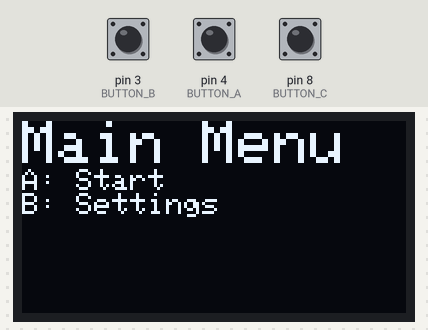
A sketch run on a simulated Teensy 4. On the bench: 128×64 one-colour display. The inputs (shaded band) are chosen by the test bench; at power-on: pin 3 (BUTTON_B) HIGH, pin 4 (BUTTON_A) HIGH, pin 8 (BUTTON_C) HIGH. The display library's start-up logo is not drawn; what the sketch prints to the serial monitor is not drawn.

Above: at 2.5 s.
2.6 s: pin 3 (BUTTON_B) pulled LOW for 0.15 s
At 3.3 s:
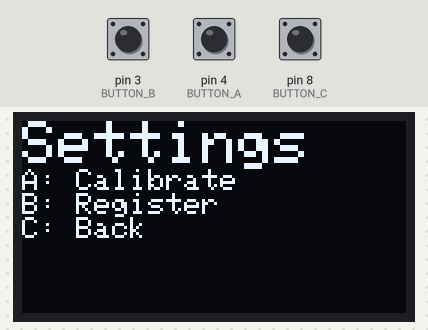
4.2 s: pin 4 (BUTTON_A) pulled LOW for 0.15 s
At 5.4 s:
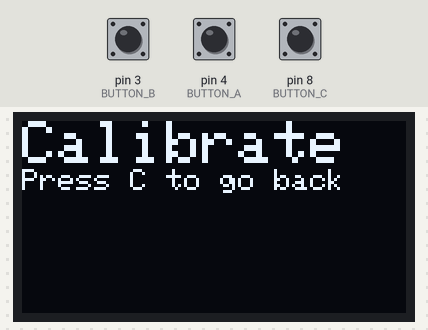
5.8 s: pin 8 (BUTTON_C) pulled LOW for 0.15 s
At 6.8 s:
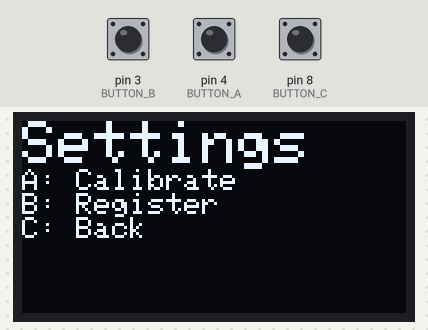
7.4 s: pin 3 (BUTTON_B) pulled LOW for 1 s
At 7.9 s:
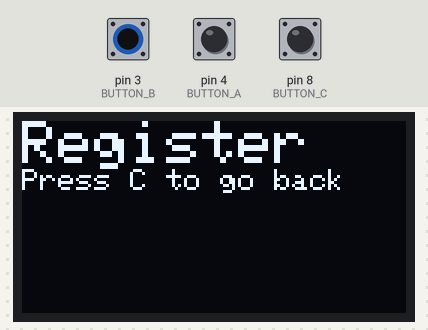
9.9 s: pin 8 (BUTTON_C) pulled LOW for 1 s
At 11.2 s:
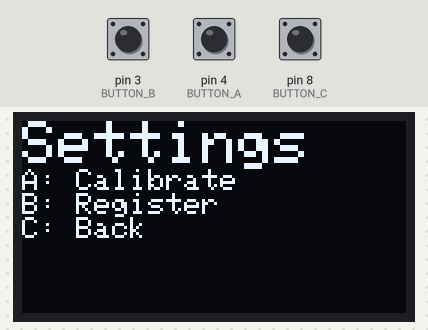
12.4 s: pin 8 (BUTTON_C) pulled LOW for 0.15 s
At 13.2 s:
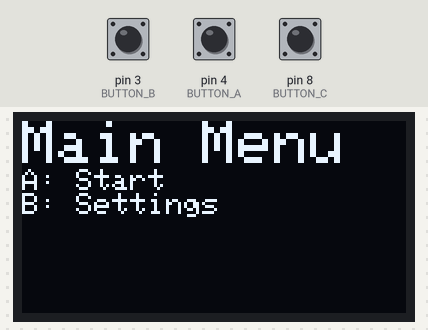
Timing chart, 0 to 15.0 s (numbered marks = the images above; inputs shaded):
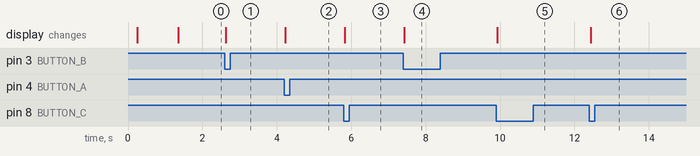

Measured:
- after the input at 2.6 s, the display: changes at once (image 1)
- after the input at 4.2 s, the display: changes at once (image 2)
- after the input at 5.8 s, the display: changes at once (image 3)
- after the input at 7.4 s, the display: changes at once (image 4)
- after the input at 9.9 s, the display: changes at once (image 5)
- after the input at 12.4 s, the display: changes at once (image 6)

The sketch:

OLED_featherwing-Display_v1.ino
```cpp
#include <SPI.h>
#include <Wire.h>
#include <Adafruit_GFX.h>
#include <Adafruit_SH110X.h>

Adafruit_SH1107 display = Adafruit_SH1107(64, 128, &Wire);

// Function declarations for displaying different menus
void displayMainMenu();
void displayStartMenu();
void displayCalibrateMenu();
void displaySettingsMenu();
void displayRegisterMenu();

// Define button pins based on the board in use
#if defined(ESP8266)
  #define BUTTON_A  0
  #define BUTTON_B 16
  #define BUTTON_C  2
#elif defined(ESP32) && !defined(ARDUINO_ADAFRUIT_FEATHER_ESP32S2)
  #define BUTTON_A 15
  #define BUTTON_B 32
  #define BUTTON_C 14
#elif defined(ARDUINO_STM32_FEATHER)
  #define BUTTON_A PA15
  #define BUTTON_B PC7
  #define BUTTON_C PC5
#elif defined(TEENSYDUINO)
  #define BUTTON_A  4
  #define BUTTON_B  3
  #define BUTTON_C  8
#elif defined(ARDUINO_NRF52832_FEATHER)
  #define BUTTON_A 31
  #define BUTTON_B 30
  #define BUTTON_C 27
#else // Default pins for other boards
  #define BUTTON_A  9
  #define BUTTON_B  6
  #define BUTTON_C  5
#endif

enum MenuState {
  MAIN_MENU,
  START_MENU,
  SETTINGS_MENU,
  CALIBRATE_MENU,
  REGISTER_MENU
};

MenuState currentState = MAIN_MENU;
MenuState previousState = MAIN_MENU; // Track the previous state for accurate back navigation

void setup() {
  Serial.begin(115200);
  Serial.println("128x64 OLED FeatherWing test");
  delay(250);
  display.begin(0x3C, true); // Initialize the display

  Serial.println("OLED begun");
  display.display();
  delay(1000);
  display.clearDisplay();
  display.display();
  display.setRotation(1);
  Serial.println("Button test");

  pinMode(BUTTON_A, INPUT_PULLUP);
  pinMode(BUTTON_B, INPUT_PULLUP);
  pinMode(BUTTON_C, INPUT_PULLUP);

  displayMainMenu(); // Display the main menu initially
}

void loop() {
  handleButtons(); // Handle button presses
  delay(10); // Small delay to prevent excessive CPU usage
}

void handleButtons() {
  static unsigned long lastDebounceTime = 0;
  static bool lastButtonStateA = HIGH;
  static bool lastButtonStateB = HIGH;
  static bool lastButtonStateC = HIGH;
  const unsigned long debounceDelay = 50; // Debounce time in milliseconds

  bool currentButtonStateA = digitalRead(BUTTON_A);
  bool currentButtonStateB = digitalRead(BUTTON_B);
  bool currentButtonStateC = digitalRead(BUTTON_C);

  if ((millis() - lastDebounceTime) > debounceDelay) {
    if (currentButtonStateA == LOW && lastButtonStateA == HIGH) {
      handleButtonA();
      lastDebounceTime = millis();
    }
    if (currentButtonStateB == LOW && lastButtonStateB == HIGH) {
      handleButtonB();
      lastDebounceTime = millis();
    }
    if (currentButtonStateC == LOW && lastButtonStateC == HIGH) {
      handleButtonC();
      lastDebounceTime = millis();
    }
  }

  lastButtonStateA = currentButtonStateA;
  lastButtonStateB = currentButtonStateB;
  lastButtonStateC = currentButtonStateC;
}

void handleButtonA() {
  previousState = currentState; // Save the current state before changing
  switch (currentState) {
    case MAIN_MENU:
      currentState = START_MENU;
      displayStartMenu();
      break;
    case SETTINGS_MENU:
      currentState = CALIBRATE_MENU;
      displayCalibrateMenu();
      break;
    default:
      break;
  }
}

void handleButtonB() {
  previousState = currentState; // Save the current state before changing
  switch (currentState) {
    case MAIN_MENU:
      currentState = SETTINGS_MENU;
      displaySettingsMenu();
      break;
    case SETTINGS_MENU:
      currentState = REGISTER_MENU;
      displayRegisterMenu();
      break;
    default:
      break;
  }
}

void handleButtonC() {
  // Navigate back to the previous state
  currentState = previousState;
  previousState = MAIN_MENU; // Reset previousState to MAIN_MENU after going back
  switch (currentState) {
    case MAIN_MENU:
      displayMainMenu();
      break;
    case START_MENU:
      displayStartMenu();
      break;
    case SETTINGS_MENU:
      displaySettingsMenu();
      break;
    case CALIBRATE_MENU:
      displayCalibrateMenu();
      break;
    case REGISTER_MENU:
      displayRegisterMenu();
      break;
    default:
      displayMainMenu(); // Default to main menu if state is unknown
      break;
  }
}

void displayMainMenu() {
  display.clearDisplay();
  display.setTextSize(2);
  display.setTextColor(SH110X_WHITE);
  display.setCursor(0, 0);
  display.println("Main Menu");
  display.setTextSize(1);
  display.println("A: Start");
  display.println("B: Settings");
  display.display();
}

void displayStartMenu() {
  display.clearDisplay();
  display.setTextSize(2);
  display.setTextColor(SH110X_WHITE);
  display.setCursor(0, 0);
  display.println("Start Menu");
  display.setTextSize(1);
  display.println("Press C to go back");
  display.display();
}

void displayCalibrateMenu() {
  display.clearDisplay();
  display.setTextSize(2);
  display.setTextColor(SH110X_WHITE);
  display.setCursor(0, 0);
  display.println("Calibrate");
  display.setTextSize(1);
  display.println("Press C to go back");
  display.display();
}

void displaySettingsMenu() {
  display.clearDisplay();
  display.setTextSize(2);
  display.setTextColor(SH110X_WHITE);
  display.setCursor(0, 0);
  display.println("Settings");
  display.setTextSize(1);
  display.println("A: Calibrate");
  display.println("B: Register");
  display.println("C: Back");
  display.display();
}

void displayRegisterMenu() {
  display.clearDisplay();
  display.setTextSize(2);
  display.setTextColor(SH110X_WHITE);
  display.setCursor(0, 0);
  display.println("Register");
  display.setTextSize(1);
  display.println("Press C to go back");
  display.display();
}
```
